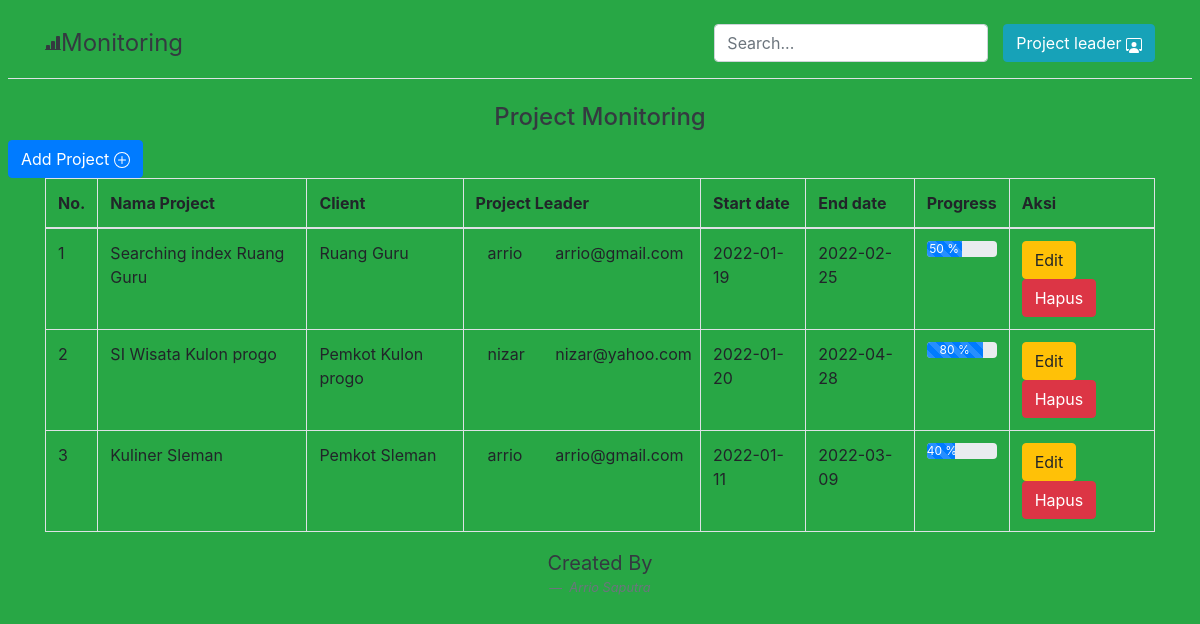
The page / on the database its author committed.
### tables this page shows
CREATE TABLE `tb_project` (
  `id_project` varchar(500) NOT NULL,
  `nama_project` varchar(500) NOT NULL,
  `nama_client` varchar(500) NOT NULL,
  `id_leader` varchar(500) NOT NULL,
  `project_start` varchar(1000) NOT NULL,
  `project_end` varchar(1000) NOT NULL,
  `project_progress` int(100) NOT NULL
);

CREATE TABLE `tb_project_leader` (
  `id_leader` varchar(500) NOT NULL,
  `nama_leader` varchar(500) NOT NULL,
  `email_leader` varchar(500) NOT NULL
);

### index.php (the view, shortened to what this page needs)
<?php
 require 'config/koneksi.php';
 $result = mysqli_query($conn, "SELECT * FROM tb_project ORDER by id_project ASC");
?>
<!DOCTYPE html>
<html lang="en">
	<head>
		<link href="https://cdn.jsdelivr.net/npm/bootstrap@5.1.3/dist/css/bootstrap.min.css" rel="stylesheet">
		<link rel="stylesheet" href="../bootstrap/css/bootstrap.min.css">
	</head>
	<body class="bg-success p-2 text-dark bg-opacity-25">
		<div>
		<header class="py-3 mb-4 border-bottom">
			<div class="container d-flex flex-wrap justify-content-center">
			<a href="/" class="d-flex align-items-center mb-3 mb-lg-0 me-lg-auto text-dark text-decoration-none">
				<svg xmlns="http://www.w3.org/2000/svg" width="16" height="16" fill="currentColor" class="bi bi-bar-chart-line-fill" viewBox="0 0 16 16">
				<path d="M11 2a1 1 0 0 1 1-1h2a1 1 0 0 1 1 1v12h.5a.5.5 0 0 1 0 1H.5a.5.5 0 0 1 0-1H1v-3a1 1 0 0 1 1-1h2a1 1 0 0 1 1 1v3h1V7a1 1 0 0 1 1-1h2a1 1 0 0 1 1 1v7h1V2z"/>
				</svg>
				<span class="fs-4"> Monitoring</span>
			</a>
			<form class="col-12 col-lg-auto mb-3 mb-lg-0">
				<input type="search" class="form-control" placeholder="Search..." aria-label="Search">
			</form>
			<div>
				<a class="btn btn-info" href="leader/index.php">Project leader </a>
			</div>
			</div>
		</header>
		</div>
		<div class="center">
			<p class="h4">Project Monitoring</p>
		</div>
		<div>
			<a class="btn btn-primary" href="tambah_data.php">Add Project </a>
		</div>
		<div class="container-xl" >
			<div class="table-responsive">
				<table class="table table-bordered" id="dataTable" width="100%" cellspacing="0">
					<thead>
					<tr>
						<th>No.</th>
						<th>Nama Project</th>
						<th>Client</th>
						<th>Project Leader</th>
						<th>Start date</th>
						<th>End date</th>
						<th>Progress</th>
						<th>Aksi</th>
					</tr>
					</thead>
					<tbody>
						<?php
						$no=0;
						while ($data = mysqli_fetch_array($result)) :
							$no++;
						?>
						<tr>
						<td><?php echo $no; ?></td>
						<td><?php echo $data['nama_project']; ?></td>
						<td><?php echo $data['nama_client']; ?></td>
						<td>
						<div class="col-sm-9">
      						<div class="row">
							  <div class="row row-cols-2">
									<?php
									$queryLeader = mysqli_query($conn, "SELECT * FROM tb_project_leader WHERE id_leader='$data[id_leader]'");
									$dataLeader = mysqli_fetch_assoc($queryLeader);
									?>
									<div class="col"><?php echo $dataLeader['nama_leader']; ?> </div>
									<div class="col"><?php echo $dataLeader['email_leader']; ?> </div>
								</div>
							</div>
						</div>
						</td>
						<td><?php echo $data['project_start']; ?></td>
						<td><?php echo $data['project_end']; ?></td>
						<td>
						<div class="progress">
							<div class="progress-bar <strong>progress-bar-animated</strong> progress-bar-striped bg-primary" role="progressbar" style="width:<?php echo $data['project_progress']; ?>%" aria-valuenow="<?php echo $data['project_progress']; ?>" aria-valuemin="0" aria-valuemax="100"><?php echo $data['project_progress']; ?> %</div>
						</div>
						</td>
						<td>
						<a class="btn-edit btn btn-warning btn-circle" href="edit_data.php?id_project=<?php echo $data['id_project']; ?>">
						Edit
						</a>
						<a class="btn-hapus btn btn-danger btn-circle" href="hapus_data.php?id_project=<?php echo $data['id_project']; ?>">
						Hapus
						</a>
					</td>
					</tr>
					<?php
						endwhile;
					?>
				</tbody>
				</table>
			</div>
		</div>
		<figure class="text-center">
			<blockquote class="blockquote">
				<p>Created By</p>
			</blockquote>
			<figcaption class="blockquote-footer">
				<cite title="Source Title">Arrio Saputra</cite>
			</figcaption>
    	</figure>
	</body>
</html>

### index.php (style rules this page uses)
.center { text-align: center; }

### rows shown on the page
tb_project: nama_project "Searching index Ruang Guru", nama_client "Ruang Guru", id_leader.nama_leader "arrio", id_leader.email_leader "arrio@gmail.com", project_start "2022-01-19", project_end "2022-02-25", project_progress "50"
tb_project: nama_project "SI Wisata Kulon progo", nama_client "Pemkot Kulon progo", id_leader.nama_leader "nizar", id_leader.email_leader "nizar@yahoo.com", project_start "2022-01-20", project_end "2022-04-28", project_progress "80"
tb_project: nama_project "Kuliner Sleman", nama_client "Pemkot Sleman", id_leader.nama_leader "arrio", id_leader.email_leader "arrio@gmail.com", project_start "2022-01-11", project_end "2022-03-09", project_progress "40"
